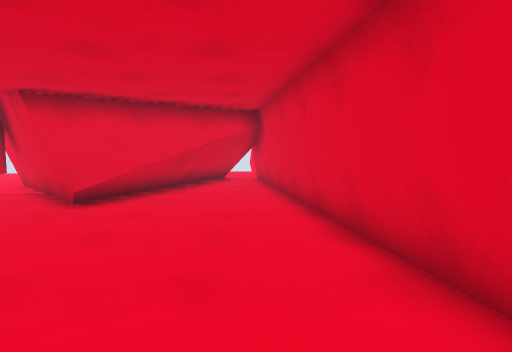
view 1 (above)

16 first-person views from a walk through a 3-D level made in the Unity game engine. The camera is 1.4 m above the floor, tilts 4° down and sees 75° across. The floor is counted in squares, 1 m on a side. Each view is taken from the middle of a square. On the plan, view 1 faces up. The plan holds only what a view shows up to about 15 squares ahead; the rest is blank. The place goes on beyond the plan.

view 2
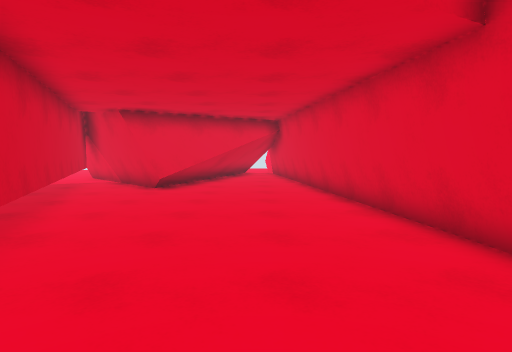

view 3
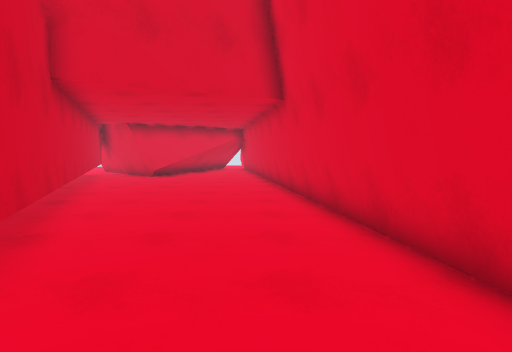

view 4
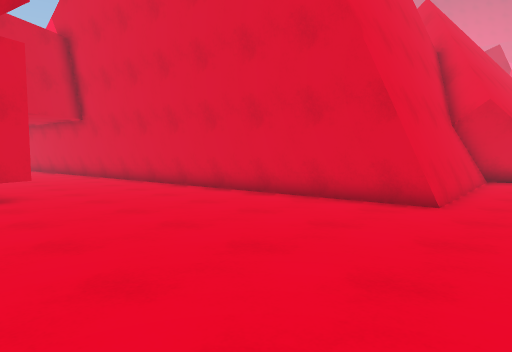

view 5
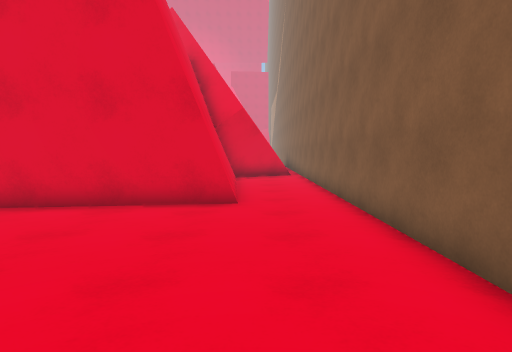

view 6
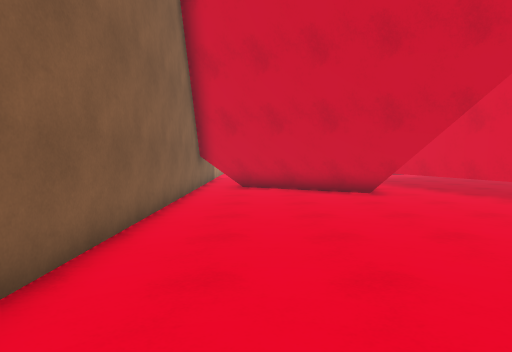

view 7
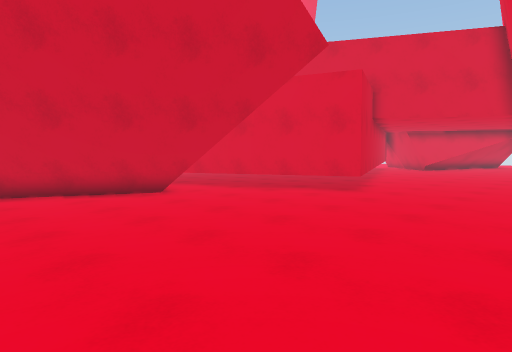

view 8
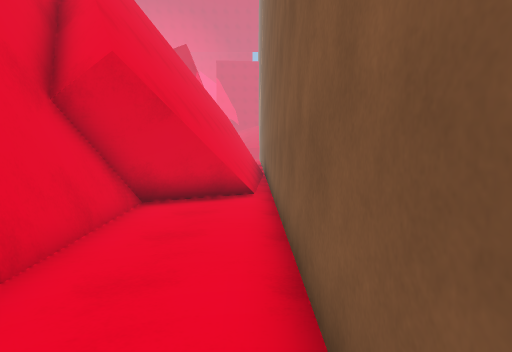

view 9
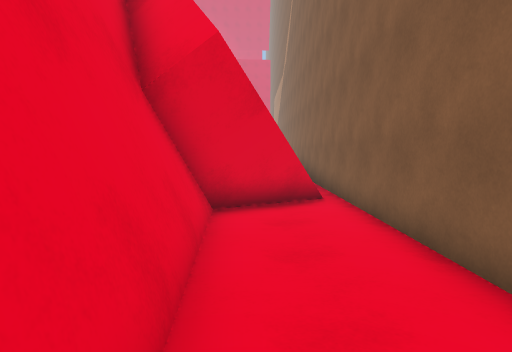

view 10
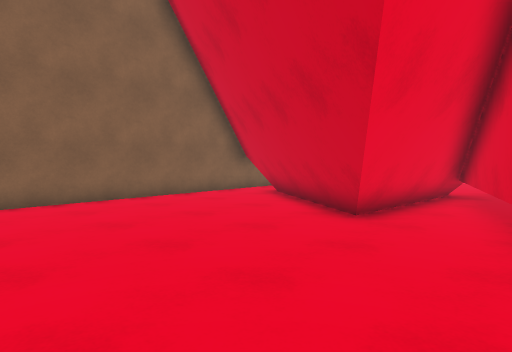

view 11
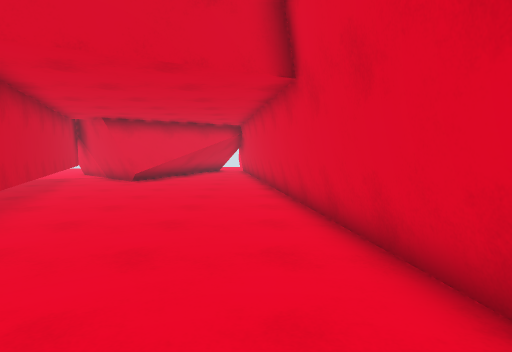

view 12
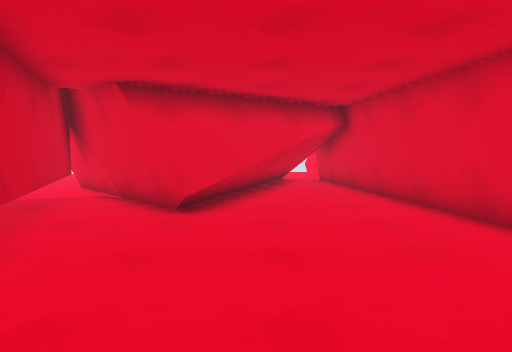

view 13
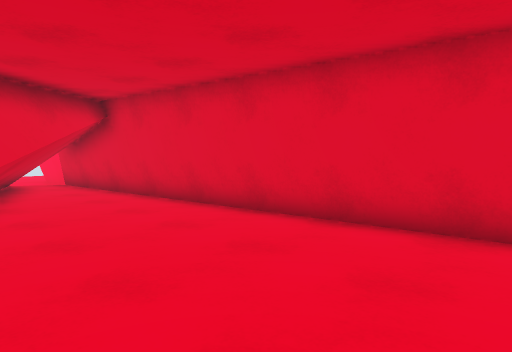

view 14
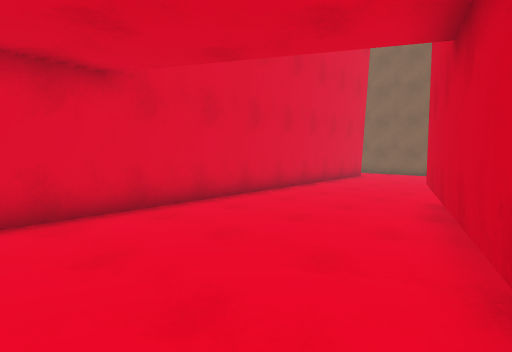

view 15
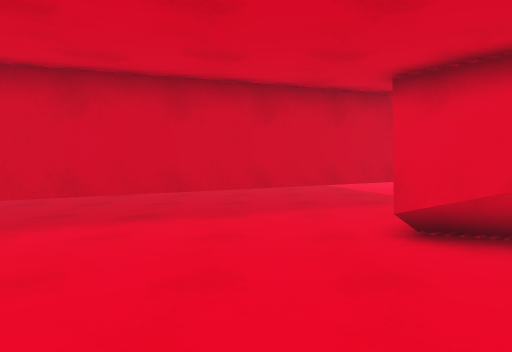

view 16
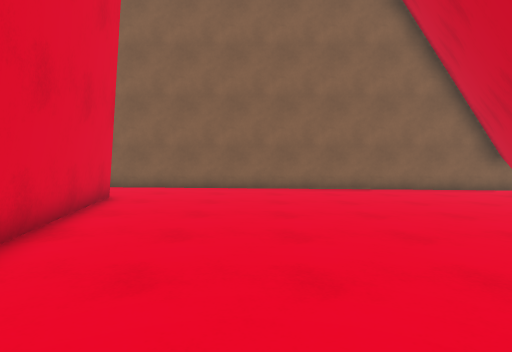

### Floor plan
Points are (right, up) in squares from view 1. A wall is a line through its corners. A room is listed if a view was taken in it or the views show most of it. See-through windows are left out.
Room 1 (views 1, 2, 3, 4, 5, 6, 7, 8, 9, 10, 11, 12, 13, 14, 15, 16)
walls: (-10.5, -10.4) (-5.5, -10.8) (-9.8, -18.6); (-10.5, -10.7) (-5.9, -11); (-10.5, -10.8) (-6, -11.1) (-9.9, -18.2); (-10.5, -18.5) (15.5, -18.5); (12.3, -14.7) (4.3, -15.2); (-5, 8.3) (-8, 11.4); (-4.8, 8.4) (-9, 12.9); (12.8, -17.2) (11.2, -14.6) (4.3, -15) (0.2, 14.6); (-2.5, 10.2) (-5.2, 8.5); (13.2, -17.4) (11.5, -14.6); (-1.5, 11) (-5.3, 8.6); (15.5, -16.9) (12.3, -16.7); (15.5, -17) (12.4, -16.8) (10.9, -14.4); (15.5, -17.3) (13.1, -17.1); (-8.8, 11) (-1.8, -6.8) (-10.5, -10.2)
low walls: (3.5, -7.4) (0.7, 12.4); (-6.4, -11.3) (-9.9, -17.7); (4.4, -14.4) (3.5, -7.6); (-10.5, -11.1) (-6.6, -11.3) (-9.8, -17.3); (5.3, -15.4) (4.6, -15.4) (4.5, -14.6); (-10.6, -11.4) (-6.7, -11.6); (-4.7, 8.5) (-6.5, 10.4); (-3.4, 9.4) (-5, 8.3); (13.8, -17.4) (12.2, -14.8); (13.7, -17.7) (11.8, -14.7); (15.5, -17.5) (14, -17.4) (12.5, -14.9) (5.5, -15.4); (0.7, 12.5) (0.5, 13.4)

Positions as (right, up) in squares from view 1, and headings:
1: (0, 0), facing up
2: (-1, -4), facing up
3: (1, -10), facing up
4: (-4, -18), facing up-right
5: (-4, -16), facing right
6: (5, -16), facing left
7: (4, -18), facing up-left
8: (4, -18), facing right
9: (5, -16), facing right
10: (0, -8), facing down-left
11: (1, -7), facing up
12: (-3, 1), facing up
13: (-4, 2), facing up-right
14: (-5, 3), facing down-right
15: (1, 6), facing left
16: (0, -5), facing down
